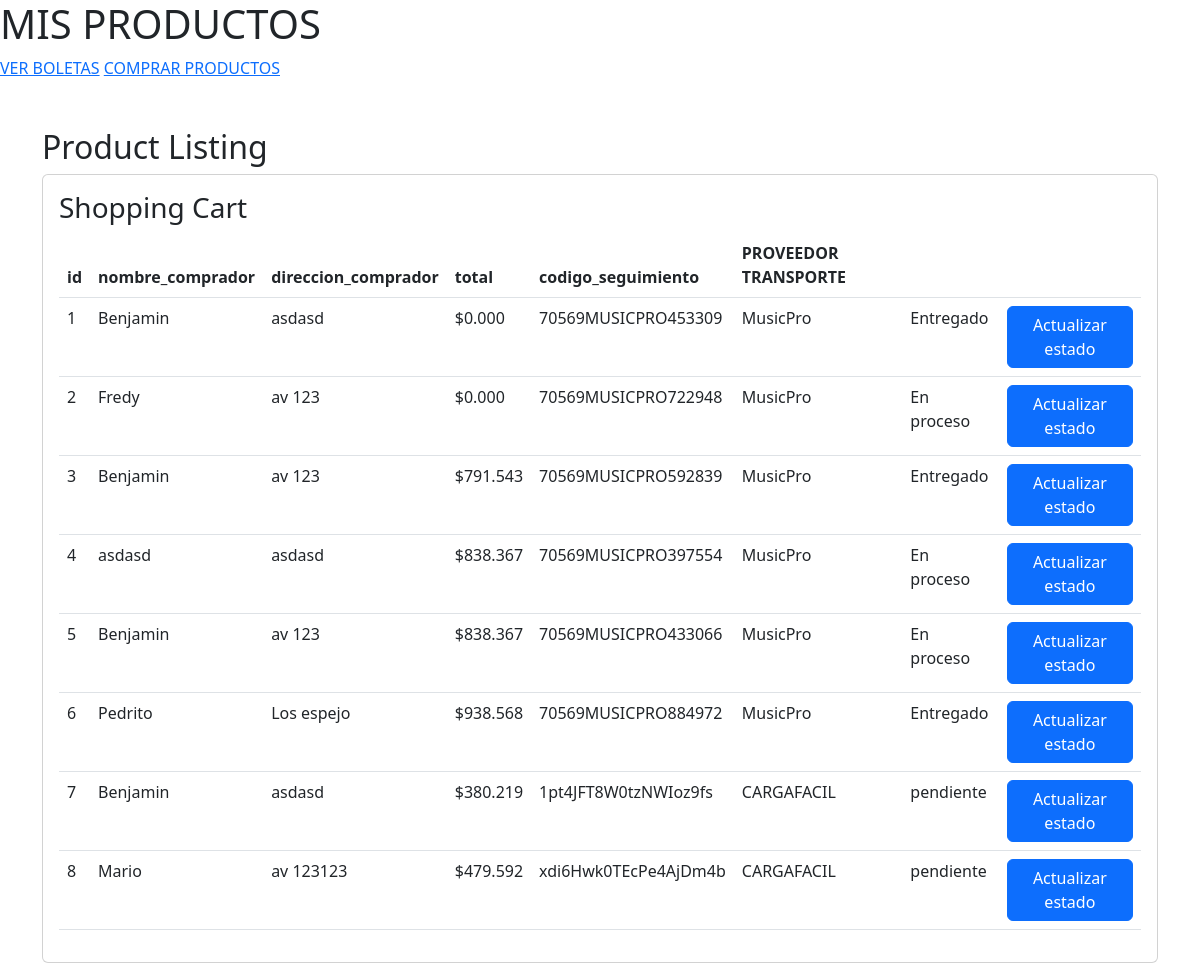
The app's page /tienda/boletas with its own data.
### tienda/models.py (models this page shows)
class Boleta(models.Model):
    total = models.DecimalField(max_digits=10, decimal_places=3)
    codigo_seguimiento = models.CharField(max_length=50, null=True)
    nombre_comprador = models.CharField(max_length=255)
    direccion_comprador = models.TextField()
    estado = models.CharField(max_length=255, null=True, blank=True)
    proveedor_transporte = models.CharField(max_length=255, null=True, blank=True, default='MusicPro')

### tienda/views.py (the view)
# urls.py: path('boletas', boletas, name="boletas"),
def boletas(request):
    format = request.GET.get('format')
    boletas = Boleta.objects.all()
    if format == 'json':
        return JsonResponse({'status': 'success', 'boletas': list(boletas.values())})
    else:
        return render(request, 'boletas.html', {'boletas': boletas})

### tienda/templates/boletas.html (shortened to what this page needs)
<!DOCTYPE html>
<html lang="en">
<head>
    <link href="https://cdn.jsdelivr.net/npm/bootstrap@5.3.0/dist/css/bootstrap.min.css" rel="stylesheet">
</head>
<body>
    <h1>MIS PRODUCTOS</h1>
    <a href="{% url 'boletas' %}">VER BOLETAS</a>
    <a href="{% url 'listar_productos' %}">COMPRAR PRODUCTOS</a>
    <div class="container mt-5">
        <h2>Product Listing</h2>
        <div class="row">
            <div class="col">
                <div class="card">
                  <div class="card-body">
                    <h3>Shopping Cart</h3>
                    <table class="table">
                        <thead>
                            <tr>
                                <th>id</th>
                                <th>nombre_comprador</th>
                                <th>direccion_comprador</th>
                                <th>total</th>
                                <th>codigo_seguimiento</th>
                                <th>PROVEEDOR TRANSPORTE</th>
                                <th></th>
                                <th></th>
                            </tr>
                        </thead>
                        <tbody id="cartItems">
                            {% for b in boletas  %}
                            <tr>
                                <td>{{ b.id }}</td>
                                <td>{{ b.nombre_comprador }}</td>
                                <td>{{ b.direccion_comprador }}</td>
                                <td>${{ b.total }}</td>
                                <td>{{ b.codigo_seguimiento }}</td>
                                <td>{{ b.proveedor_transporte }}</td>
                                <td>
                                    {% if b.estado is None %}
                                        <span
                                            class="badge bg-warning"
                                            >Pendiente de envio</span
                                        >
                                    {% else %}
                                        {{ b.estado }}
                                    {% endif %}
                                </td>
                                <td>
                                    {% if b.codigo_seguimiento is None %}
                                        <form action="{% url 'musicpro_transporte' %}" method="post">
                                            {% csrf_token %}
                                            <input type="hidden" name="id" value="{{ b.id }}">
                                            <div class="mb-3">
                                                <select class="form-select" name="transporte">
                                                    <option value="MUSICPRO">MUSICPRO</option>
                                                    <option value="CARGAFACIL">CARGAFACIL</option>
                                                </select>
                                            </div>
                                            <button type="submit" class="btn btn-warning">Enviar transporte</button>
                                        </form>
                                    {% else %}
                                        <form action="{% url 'musicpro_transporte_estado' %}" method="post">
                                            <button type="submit" class="btn btn-primary">Actualizar estado</button>
                                        </form>
                                    {% endif %}
                                </td>
                            </tr>
                            {% endfor %}
                        </tbody>
                    </table>
                  </div>
                </div>
            </div>
        </div>
</body>
</html>

### records on screen
Boleta: id "1", nombre_comprador "Benjamin", direccion_comprador "asdasd", total "0.000", codigo_seguimiento "70569MUSICPRO453309", proveedor_transporte "MusicPro", estado "Entregado"
Boleta: id "2", nombre_comprador "Fredy", direccion_comprador "av 123", total "0.000", codigo_seguimiento "70569MUSICPRO722948", proveedor_transporte "MusicPro", estado "En proceso"
Boleta: id "3", nombre_comprador "Benjamin", direccion_comprador "av 123", total "791.543", codigo_seguimiento "70569MUSICPRO592839", proveedor_transporte "MusicPro", estado "Entregado"
Boleta: id "4", nombre_comprador "asdasd", direccion_comprador "asdasd", total "838.367", codigo_seguimiento "70569MUSICPRO397554", proveedor_transporte "MusicPro", estado "En proceso"
Boleta: id "5", nombre_comprador "Benjamin", direccion_comprador "av 123", total "838.367", codigo_seguimiento "70569MUSICPRO433066", proveedor_transporte "MusicPro", estado "En proceso"
Boleta: id "6", nombre_comprador "Pedrito", direccion_comprador "Los espejo", total "938.568", codigo_seguimiento "70569MUSICPRO884972", proveedor_transporte "MusicPro", estado "Entregado"
Boleta: id "7", nombre_comprador "Benjamin", direccion_comprador "asdasd", total "380.219", codigo_seguimiento "1pt4JFT8W0tzNWIoz9fs", proveedor_transporte "CARGAFACIL", estado "pendiente"
Boleta: id "8", nombre_comprador "Mario", direccion_comprador "av 123123", total "479.592", codigo_seguimiento "xdi6Hwk0TEcPe4AjDm4b", proveedor_transporte "CARGAFACIL", estado "pendiente"
